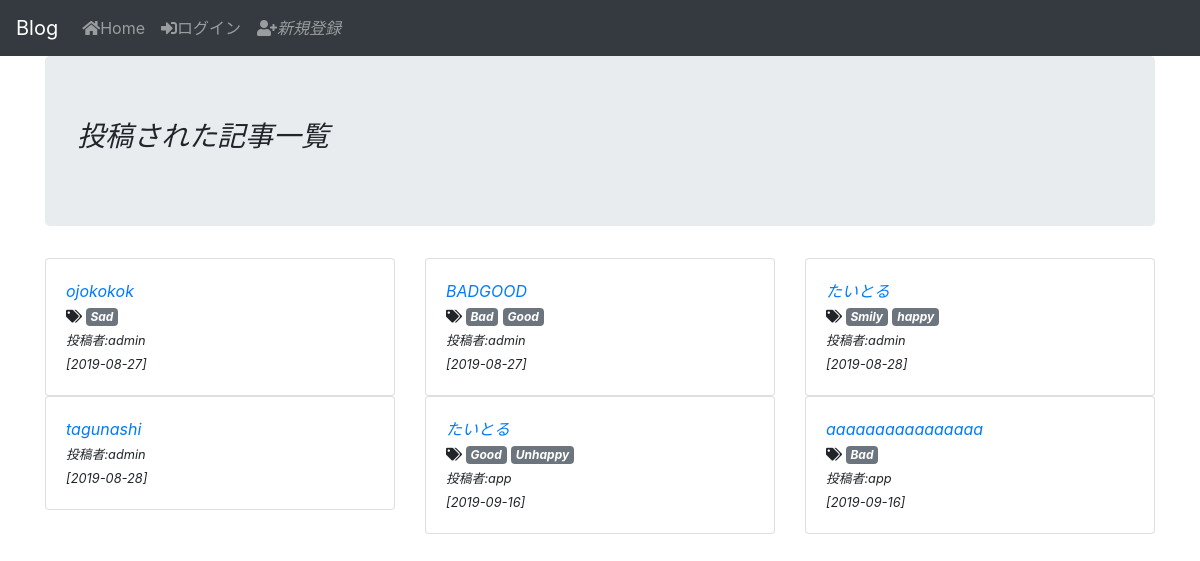
The page /article/all/ on the database as committed earlier.
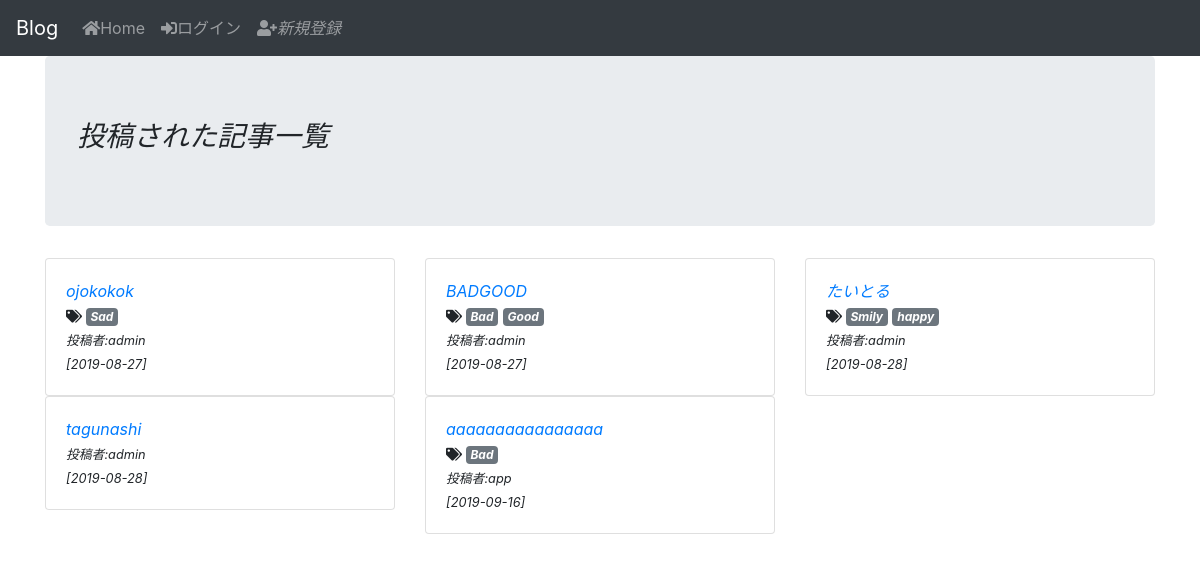
The same page on the database as committed later.
### mini_app/models.py (models this page shows, shortened)
class Article(models.Model):
  author = models.ForeignKey(to=User,on_delete=models.CASCADE,)
  title = models.CharField(max_length=128)
  text = models.TextField()
  posted_at = models.DateTimeField(auto_now_add=True)
  last_modify = models.DateTimeField(auto_now=True)
  like = models.IntegerField(default=0)
  tags = models.ManyToManyField(Tag, blank=True)
  class Meta:
    ordering = ('title',)

class Tag(models.Model):
  name = models.CharField(max_length=32, unique=True)
  class Meta:
    ordering = ('name',)

### mini_app/views.py (the view)
# urls.py: path("article/all/", views.article_all, name="article_all"),
def article_all(request):
  template_name = "mini_app/article_all.html"
  context = {"articles":models.Article.objects.order_by('posted_at'),
            "login_user_id": request.user.id
            }
  return render(request,template_name,context)

### mini_app/templates/mini_app/article_all.html (shortened to what this page needs)
{% extends 'base/base.html' %}
{% block jumbotron %}
<h1 class="h3">投稿された記事一覧</h1>
{% endblock %}
{% block body %}
<div class="row">
  {% for article in articles %}
  <div class="col-12 col-md-6 col-lg-4">
    <div class="card">
      <div class="card-body">
        <div class="row">
          <div class="col-12">
            <a class="text-primary" href="{% url 'view_article' article.pk %}">{{ article.title }}</a>
          </div>
          <div class="col-12">
            {% for tag in article.tags.all %}
              {% if forloop.first %}
                <small><i class="fas fa-tags"></i> </small>
                <a class="badge badge-secondary" href="{% url 'view_tag' tag.pk %}">{{ tag.name }}</a>
              {% else %}
                <a class="badge badge-secondary" href="{% url 'view_tag' tag.pk %}">{{ tag.name }}</a>
              {% endif %}
            {% empty %}
              <span ></span>
            {% endfor %}
          </div>
          <div class="col-12">
            <small>投稿者:{{ article.author }}</small>
          </div>
          <div class="col-12">
            <small>[{{ article.posted_at|date:"Y-m-j" }}]</small>
          </div>
        </div>
      </div>
    </div>
  </div>
  {% endfor %}
</div>
{% endblock %}

Rows that differ between the two databases and show on the page:
removed Article: title "たいとる", author "app", posted_at "2019-09-16", Tag (name "Good")
no longer on this page (row unchanged): Tag: name "Unhappy", shown under "たいとる"
